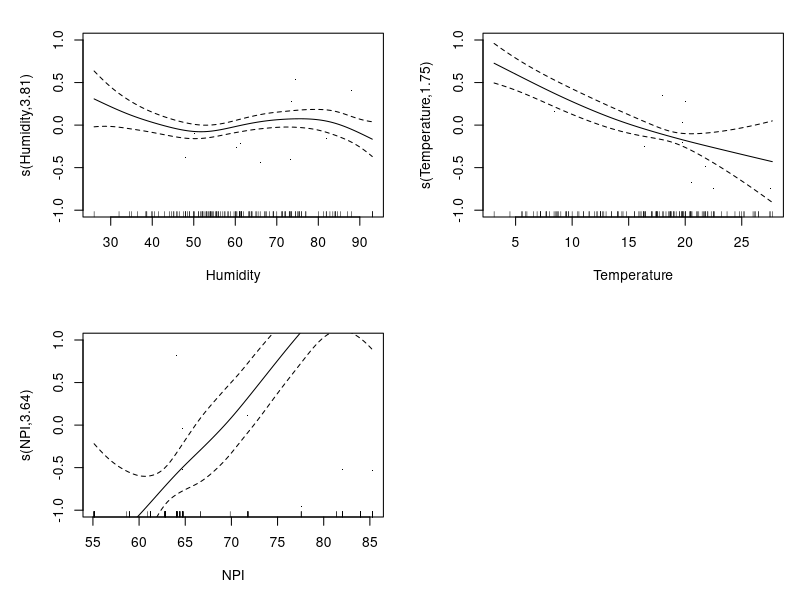
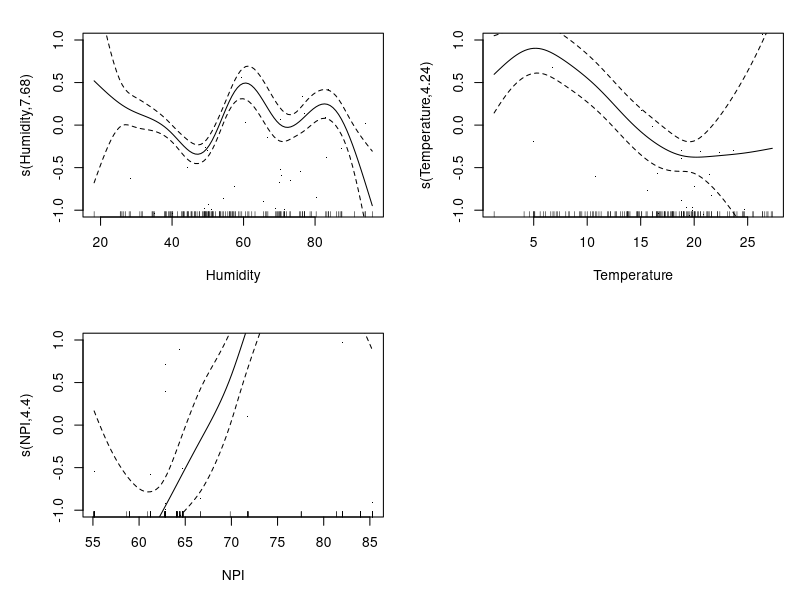
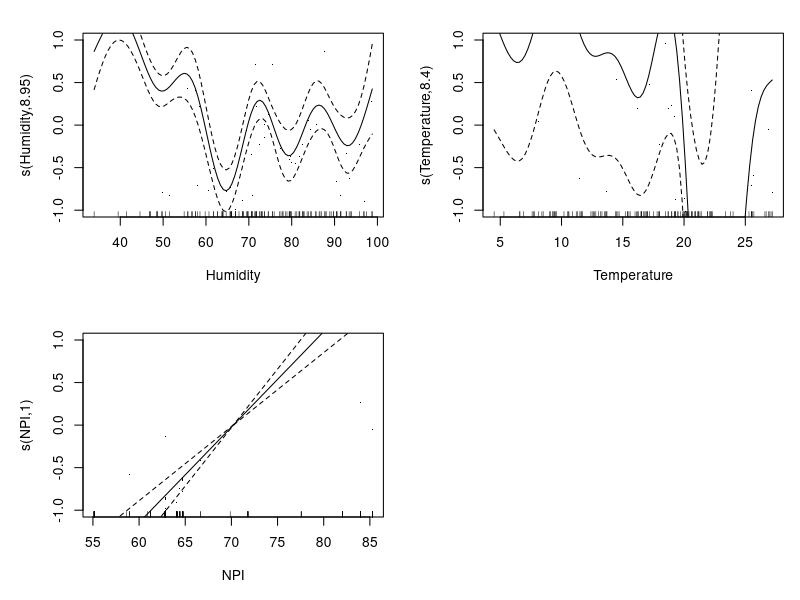
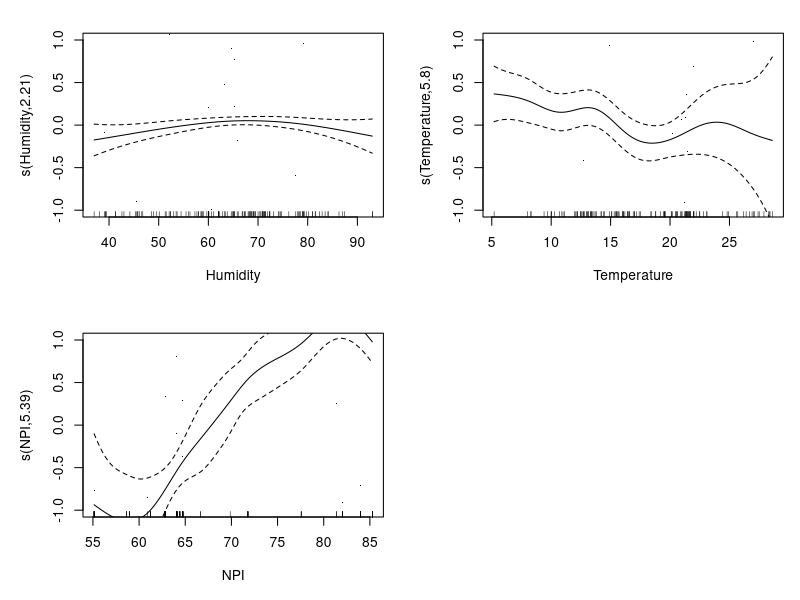

Recreate these plots in R, in order.
## ---- chunk 1
require(mgcv)
bologna <- read.csv("bologna_full.csv")
bologna <- na.omit(bologna)

modena <- read.csv("modena_full.csv")
modena <- na.omit(modena)

florence <- read.csv("florence_full.csv")
florence <- na.omit(florence)

rome <- read.csv("rome_full.csv")
rome <- na.omit(rome)
## ---- chunk 2
infections.gam <- gam(Daily ~ s(Humidity) + s(Temperature) + s(NPI), family=gaussian(link="log"), data=bologna)
plot(infections.gam,scale=0,se=2, ylim=c(-1,1), residuals=TRUE, shade=TRUE,pages=1)
summary(infections.gam)
## ---- chunk 3
infections.gam <- gam(Daily ~ s(Humidity) + s(Temperature) + s(NPI), family=gaussian(link="log"), data=modena)
plot(infections.gam,scale=0,se=2, ylim=c(-1,1), residuals=TRUE, shade=TRUE,pages=1)
summary(infections.gam)
## ---- chunk 4
infections.gam <- gam(Daily ~ s(Humidity) + s(Temperature) + s(NPI), family=gaussian(link="log"), data=florence)
plot(infections.gam,scale=0,se=2, ylim=c(-1,1), residuals=TRUE, shade=TRUE,pages=1)
summary(infections.gam)
## ---- chunk 5
infections.gam <- gam(Daily ~ s(Humidity) + s(Temperature) + s(NPI), family=gaussian(link="log"), data=rome)
plot(infections.gam,scale=0,se=2, ylim=c(-1,1), residuals=TRUE, shade=TRUE,pages=1)
summary(infections.gam)
